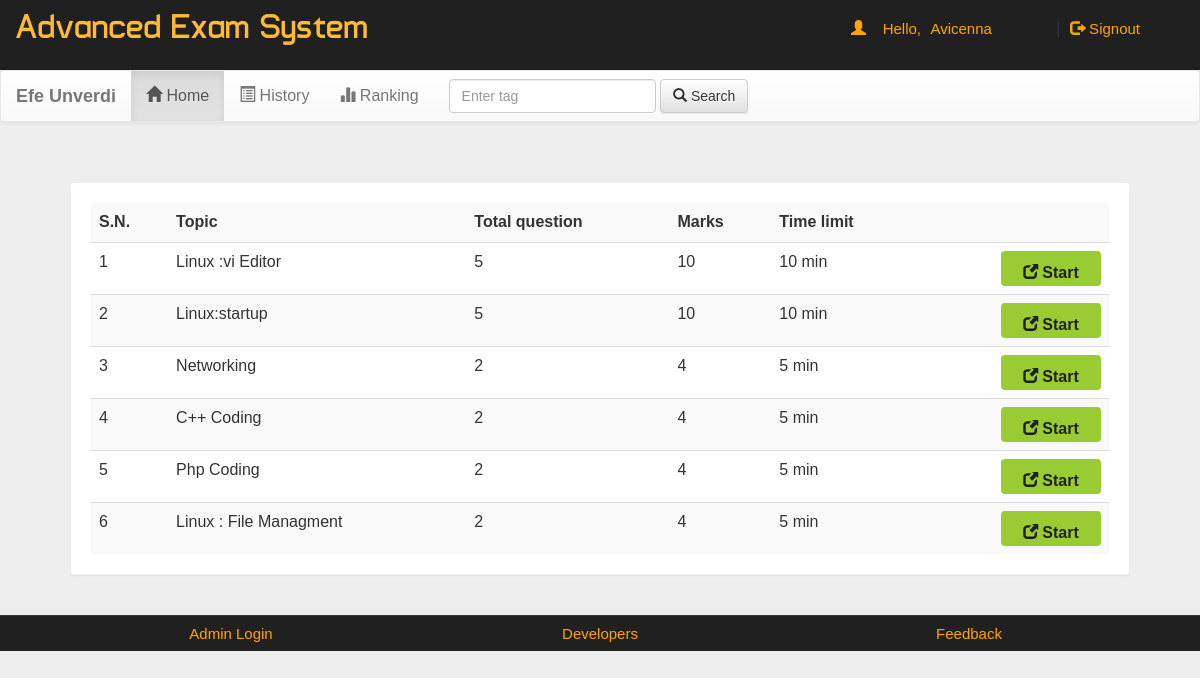
The app's page /account.php?q=1 (signed in) with its own data.
### tables this page shows
CREATE TABLE IF NOT EXISTS `quiz` (
  `eid` text NOT NULL,
  `title` varchar(100) NOT NULL,
  `sahi` int(11) NOT NULL,
  `wrong` int(11) NOT NULL,
  `total` int(11) NOT NULL,
  `time` bigint(20) NOT NULL,
  `intro` text NOT NULL,
  `tag` varchar(100) NOT NULL,
  `date` timestamp NOT NULL DEFAULT CURRENT_TIMESTAMP ON UPDATE CURRENT_TIMESTAMP
);

### account.php (the view, shortened to what this page needs)
<!DOCTYPE html PUBLIC "-//W3C//DTD XHTML 1.0 Transitional//EN" "http://www.w3.org/TR/xhtml1/DTD/xhtml1-transitional.dtd">
<html xmlns="http://www.w3.org/1999/xhtml">
<head>
<link  rel="stylesheet" href="css/bootstrap.min.css"/>
 <link  rel="stylesheet" href="css/bootstrap-theme.min.css"/>
 <link rel="stylesheet" href="css/main.css">
 <link  rel="stylesheet" href="css/font.css">
</head>
<body>
<div class="header">
<div class="row">
<div class="col-lg-6">
<span class="logo">Advanced Exam System</span></div>
<div class="col-md-4 col-md-offset-2">
 <?php
 include_once 'dbConnection.php';
  if(!(isset($_SESSION['email']))){
header("location:index.php");
}
else
{
$name = $_SESSION['name'];
$email=$_SESSION['email'];
echo '<span class="pull-right top title1" ><span class="log1"><span class="glyphicon glyphicon-user" aria-hidden="true"></span>&nbsp;&nbsp;&nbsp;&nbsp;Hello,</span> <a href="account.php?q=1" class="log log1">'.$name.'</a>&nbsp;|&nbsp;<a href="logout.php?q=account.php" class="log"><span class="glyphicon glyphicon-log-out" aria-hidden="true"></span>&nbsp;Signout</button></a></span>';
}?>
</div>
</div></div>
<div class="bg">
<nav class="navbar navbar-default title1">
  <div class="container-fluid">
    <div class="navbar-header">
      <a class="navbar-brand" href="#"><b>Efe Unverdi</b></a>
    </div>
    <div class="collapse navbar-collapse" id="bs-example-navbar-collapse-1">
      <ul class="nav navbar-nav">
        <li <?php if(@$_GET['q']==1) echo'class="active"'; ?> ><a href="account.php?q=1"><span class="glyphicon glyphicon-home" aria-hidden="true"></span>&nbsp;Home<span class="sr-only">(current)</span></a></li>
        <li <?php if(@$_GET['q']==2) echo'class="active"'; ?>><a href="account.php?q=2"><span class="glyphicon glyphicon-list-alt" aria-hidden="true"></span>&nbsp;History</a></li>
		<li <?php if(@$_GET['q']==3) echo'class="active"'; ?>><a href="account.php?q=3"><span class="glyphicon glyphicon-stats" aria-hidden="true"></span>&nbsp;Ranking</a></li></ul>
            <form class="navbar-form navbar-left" role="search">
        <div class="form-group">
          <input type="text" class="form-control" placeholder="Enter tag ">
        </div>
        <button type="submit" class="btn btn-default"><span class="glyphicon glyphicon-search" aria-hidden="true"></span>&nbsp;Search</button>
      </form>
      </div>
  </div>
</nav>
<div class="container">
<div class="row">
<div class="col-md-12">
<?php if(@$_GET['q']==1) {
$result = mysqli_query($con,"SELECT * FROM quiz ORDER BY date DESC") or die('Error');
echo  '<div class="panel"><table class="table table-striped title1">
<tr><td><b>S.N.</b></td><td><b>Topic</b></td><td><b>Total question</b></td><td><b>Marks</b></td><td><b>Time limit</b></td><td></td></tr>';
$c=1;
while($row = mysqli_fetch_array($result)) {
	$title = $row['title'];
	$total = $row['total'];
	$sahi = $row['sahi'];
    $time = $row['time'];
	$eid = $row['eid'];
$q12=mysqli_query($con,"SELECT score FROM history WHERE eid='$eid' AND email='$email'" )or die('Error98');
$rowcount=mysqli_num_rows($q12);
if($rowcount == 0){
	echo '<tr><td>'.$c++.'</td><td>'.$title.'</td><td>'.$total.'</td><td>'.$sahi*$total.'</td><td>'.$time.'&nbsp;min</td>
	<td><b><a href="account.php?q=quiz&step=2&eid='.$eid.'&n=1&t='.$total.'" class="pull-right btn sub1" style="margin:0px;background:#99cc32"><span class="glyphicon glyphicon-new-window" aria-hidden="true"></span>&nbsp;<span class="title1"><b>Start</b></span></a></b></td></tr>';
}
}
echo '</table></div>';
}?>
</div></div></div></div>
<div class="row footer">
<div class="col-md-3 box">
<a href="#" data-toggle="modal" data-target="#login">Admin Login</a></div>
<div class="col-md-3 box">
<a href="#" data-toggle="modal" data-target="#developers">Developers</a>
</div>
<div class="col-md-3 box">
<a href="feedback.php" target="_blank">Feedback</a></div></div>
</body>
</html>

### css/main.css (style rules this page uses)
body { overflow-x: hidden; width: 100%; font: 15px "Century Gothic", "Times Roman", sans-serif; background: #eee; min-height: 550px; background-attachment: fixed; }
.bg { min-height: 540px; }
.panel { border-color: #eee; margin: 40px; padding: 20px; font: 15px "Century Gothic", "Times Roman", sans-serif; }
.header { background: #202020; height: 70px; }
.logo { font-family: "typo"; font-size: 35px; color: #ffbb33; margin: 15px; }
.title1 { font: 16px "Century Gothic", "Times Roman", sans-serif; }
.sub1 { width: 90px; color: #202020; background: orange; font-size: 15px; height: 35px; margin: 20px; padding: 10px; width: 100px; }
.footer { display: flex; flex-direction: row; justify-content: space-around; align-items: center; font-size: 15px; text-align: center; border-top: 1px solid; border-color: #323232; background-color: #202020; }
.footer a { color: orange; text-decoration: none; font: 15px "Century Gothic", "Times Roman", sans-serif; }
.box { padding: 9px; }
.top { margin-top: 20px; }
.log1 { font: 15px "Ubuntu", sans-serif; color: orange; margin-left: 10px; }
.log { margin: 10px; margin-right: 60px; margin-left: 5px; color: orange; text-decoration: none; font-size: 20px; font-size: 15px; }

### records on screen
quiz: title "Linux :vi Editor", total "5", $sahi*$total "10", time "10"
quiz: title "Linux:startup", total "5", $sahi*$total "10", time "10"
quiz: title "Networking", total "2", $sahi*$total "4", time "5"
quiz: title "C++ Coding", total "2", $sahi*$total "4", time "5"
quiz: title "Php Coding", total "2", $sahi*$total "4", time "5"
quiz: title "Linux : File Managment", total "2", $sahi*$total "4", time "5"

### other values on screen
$name "Avicenna"
